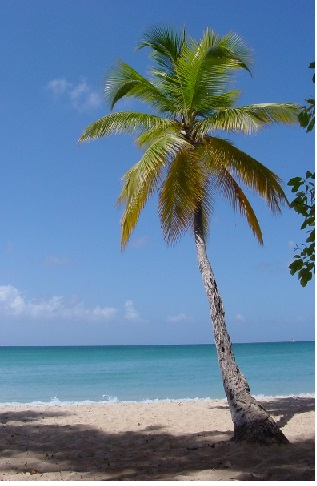
#> input picture data/Tropical-tree.jpeg, 317 x 486 px
$ python fr_image_crop.py
#> lines starting #> are read from the running program, lines starting #| are printed output that depends on the picture
import argparse
import cv2

# parse arguments
pa = argparse.ArgumentParser()
pa.add_argument("-i", "--image", type=str, default="../data/Tropical-tree.jpeg",
	help="image directory")
args = vars(pa.parse_args())

# spatioal dimension of the image.
image = cv2.imread(args["image"])
#> image is the input picture: shape (486, 317, 3); mean B, G, R 154.1, 128.3, 100.8
(h, w) = image.shape[:2]
#> h = 486; w = 317
cv2.imshow("Original", image)

# get the bgr of image @ (0,0)
# usually images are in RGB order. However, cv2
# has it in BGR order
(b, g, r) = image[0, 0]
#> b = 184; g = 117; r = 72
print("Pixel at (0, 0) - Red: {}, Green: {}, Blue: {}".format(r, g, b))
#| Pixel at (0, 0) - Red: 72, Green: 117, Blue: 184

# sample the color at (30,40)
(b, g, r) = image[30, 40]
#> g = 119; r = 74
print("Pixel at (50, 20) - Red: {}, Green: {}, Blue: {}".format(r, g, b))
#| Pixel at (50, 20) - Red: 74, Green: 119, Blue: 184

# Divide the image into 4 quadrants. Find the center.
(cX, cY) = (w // 2, h // 2)
#> cX = 158; cY = 243

# grab the top left corder of the image
tl = image[0:cY, 0:cX]
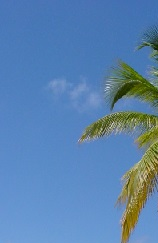
#> tl: shape (243, 158, 3); mean B, G, R 174.8, 130.5, 90
cv2.imshow("Top-Left Corner", tl)

# grab other 3 quadrants
tr = image[0:cY, cX:w]
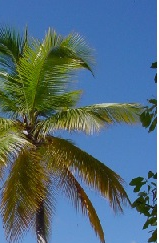
#> tr: shape (243, 159, 3); mean B, G, R 120.4, 107, 82
br = image[cY:h, cX:w]
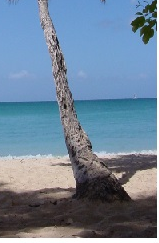
#> br: shape (243, 159, 3); mean B, G, R 153.5, 132.3, 111.2
bl = image[cY:h, 0:cX]
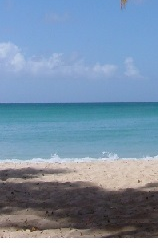
#> bl: shape (243, 158, 3); mean B, G, R 167.8, 143.5, 120.1
cv2.imshow("Top-Right Corner", tr)
cv2.imshow("Bottom-Right Corner", br)
cv2.imshow("Bottom-Left Corner", bl)

# for heck of it, change top-left quadrant to green
image[0:cY, 0:cX] = (0, 255, 0)
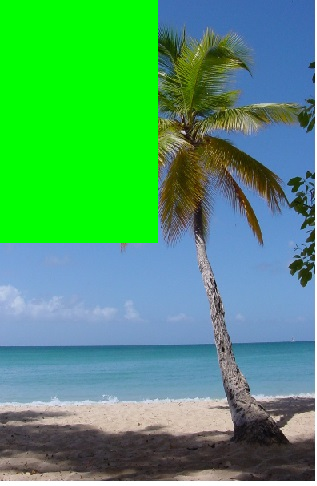
#> image: shape (486, 317, 3); mean B, G, R 110.5, 159.3, 78.4

cv2.imshow("Manipulated Image", image)
cv2.waitKey(0)
